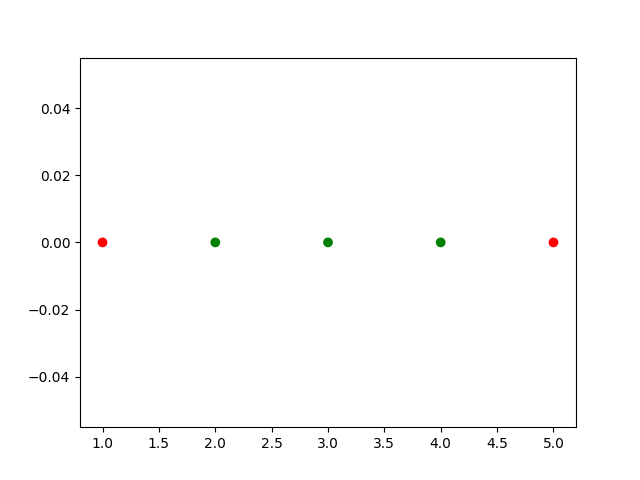

This figure's Python source:
import numpy as np
from matplotlib import pyplot as plt

x = [1, 2, 3, 4, 5]
y = [0, 0, 0, 0, 0]
c = ["red", "green", "green", "green", "red"]
plt.scatter(x, y, color=c)

plt.show()
